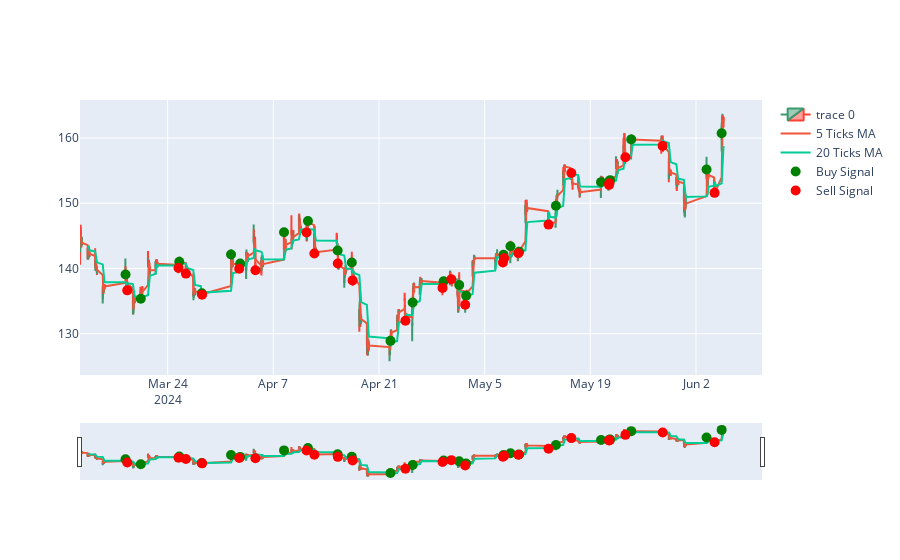

Write notebook code for a chart like this one.
### Code cell
# count the number of times the 5 ticks MA crosses the 20 ticks MA

tsm_data['5T_MA'] = tsm_data['Close'].rolling(window=5).mean()
tsm_data['20T_MA'] = tsm_data['Close'].rolling(window=20).mean()

tsm_data['signal'] = np.where(tsm_data['5T_MA'] > tsm_data['20T_MA'], 1, 0)
tsm_data['signal'] = tsm_data['signal'].diff()


print(tsm_data['signal'].value_counts())

# plot the buy and sell signals

fig = go.Figure(data=[go.Candlestick(x=tsm_data.index,
                open=tsm_data['Open'],
                high=tsm_data['High'],
                low=tsm_data['Low'],
                close=tsm_data['Close'])])

fig.add_trace(go.Scatter(x=tsm_data.index, y=tsm_data['Close'].rolling(window=5).mean(), name='5 Ticks MA'))
fig.add_trace(go.Scatter(x=tsm_data.index, y=tsm_data['Close'].rolling(window=20).mean(), name='20 Ticks MA'))

buy_signals = tsm_data[tsm_data['signal'] == 1]
sell_signals = tsm_data[tsm_data['signal'] == -1]

fig.add_trace(go.Scatter(x=buy_signals.index, y=buy_signals['Close'], mode='markers', marker=dict(color='green', size=10), name='Buy Signal'))

fig.add_trace(go.Scatter(x=sell_signals.index, y=sell_signals['Close'], mode='markers', marker=dict(color='red', size=10), name='Sell Signal'))

fig.show()

### Figure 1 — Plotly figure (JSON) as saved in the notebook; plotly's stock layout.template omitted (floating-point values rounded to 4 significant figures; data arrays with more than 128 entries replaced by an {"elided": "..."} marker saying what was removed)
{"data": [{"close": {"elided": "780 float values"}, "high": {"elided": "780 float values"}, "low": {"elided": "780 float values"}, "open": {"elided": "780 float values"}, "type": "candlestick", "x": {"elided": "780 str values"}}, {"name": "5 Ticks MA", "type": "scatter", "x": {"elided": "780 str values"}, "y": {"elided": "780 float values"}}, {"name": "20 Ticks MA", "type": "scatter", "x": {"elided": "780 str values"}, "y": {"elided": "780 float values"}}, {"marker": {"color": "green", "size": 10}, "mode": "markers", "name": "Buy Signal", "type": "scatter", "x": ["2024-03-18T10:00:00-04:00", "2024-03-20T10:30:00-04:00", "2024-03-25T13:00:00-04:00", "2024-03-28T12:30:00-04:00", "2024-04-01T09:30:00-04:00", "2024-04-02T14:30:00-04:00", "2024-04-08T10:00:00-04:00", "2024-04-11T14:00:00-04:00", "2024-04-15T12:30:00-04:00", "2024-04-17T09:30:00-04:00", "2024-04-22T12:30:00-04:00", "2024-04-25T11:00:00-04:00", "2024-04-29T13:30:00-04:00", "2024-05-01T15:00:00-04:00", "2024-05-02T13:00:00-04:00", "2024-05-07T12:00:00-04:00", "2024-05-08T10:00:00-04:00", "2024-05-09T13:30:00-04:00", "2024-05-14T10:30:00-04:00", "2024-05-20T10:00:00-04:00", "2024-05-21T12:00:00-04:00", "2024-05-21T15:00:00-04:00", "2024-05-24T10:00:00-04:00", "2024-06-03T09:30:00-04:00", "2024-06-05T09:30:00-04:00"], "y": [139.1, 135.4, 141.0, 136.2, 142.2, 140.8, 145.6, 147.3, 142.8, 140.9, 128.9, 134.8, 138.1, 137.5, 135.8, 142.1, 143.4, 142.6, 149.6, 153.2, 153.4, 153.6, 159.8, 155.2, 160.7]}, {"marker": {"color": "red", "size": 10}, "mode": "markers", "name": "Sell Signal", "type": "scatter", "x": ["2024-03-18T15:30:00-04:00", "2024-03-25T10:30:00-04:00", "2024-03-26T10:00:00-04:00", "2024-03-28T13:30:00-04:00", "2024-04-02T11:30:00-04:00", "2024-04-04T15:00:00-04:00", "2024-04-11T09:30:00-04:00", "2024-04-12T10:30:00-04:00", "2024-04-15T13:00:00-04:00", "2024-04-17T12:00:00-04:00", "2024-04-24T12:00:00-04:00", "2024-04-29T10:00:00-04:00", "2024-04-30T14:00:00-04:00", "2024-05-02T10:00:00-04:00", "2024-05-07T10:00:00-04:00", "2024-05-07T14:00:00-04:00", "2024-05-09T11:00:00-04:00", "2024-05-13T11:00:00-04:00", "2024-05-16T11:30:00-04:00", "2024-05-21T11:30:00-04:00", "2024-05-21T12:30:00-04:00", "2024-05-23T15:30:00-04:00", "2024-05-28T14:00:00-04:00", "2024-06-04T11:00:00-04:00"], "y": [136.6, 140.1, 139.2, 136.0, 140.0, 139.7, 145.5, 142.3, 140.8, 138.2, 132.0, 137.0, 138.4, 134.4, 140.9, 141.6, 142.4, 146.7, 154.6, 152.8, 153.1, 157.1, 158.8, 151.6]}], "layout": {}}
